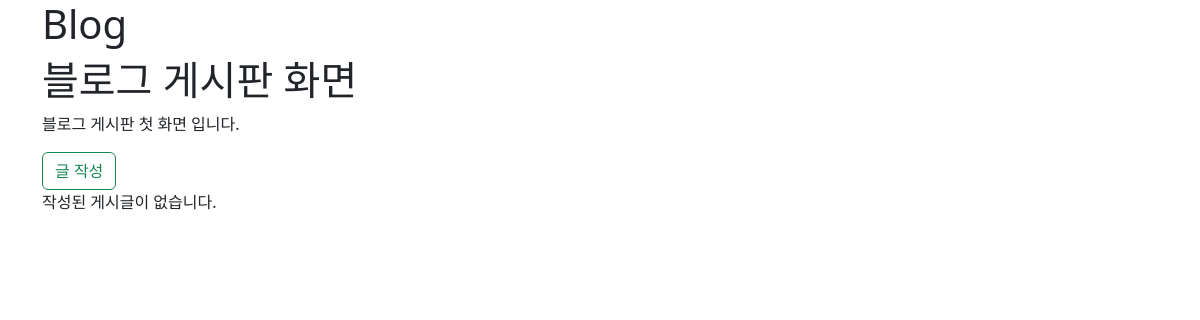
Page /blog/ on the earlier database version.
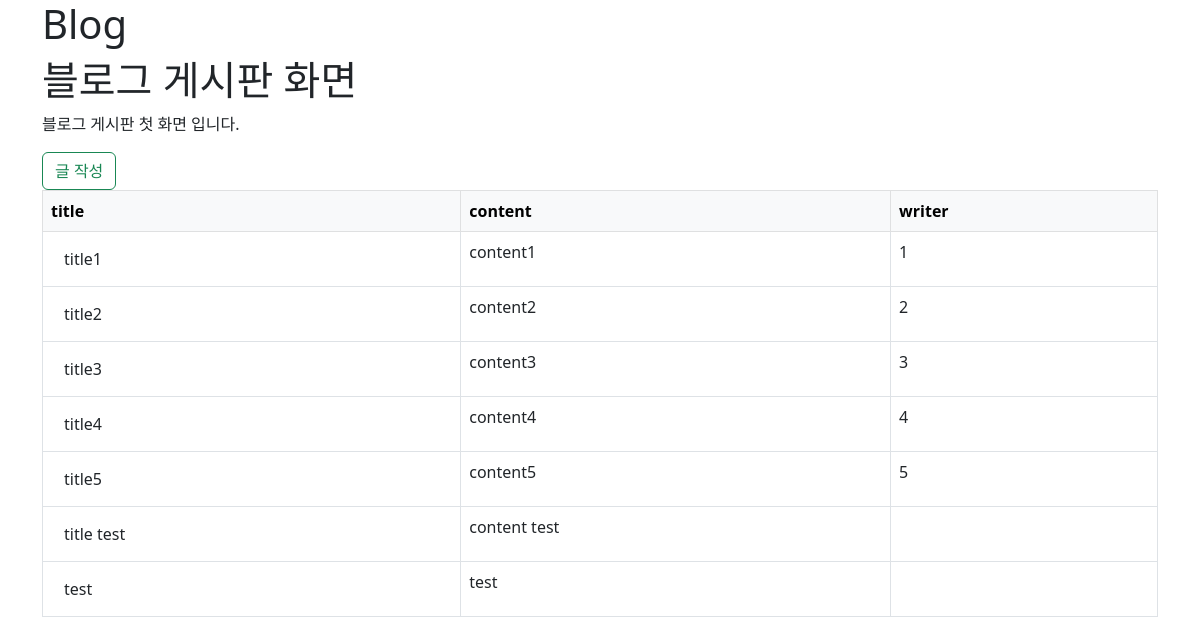
Same page on the later database version.
### blog/models.py (models this page shows)
class Post(models.Model):
    title = models.CharField(max_length=30)
    content = models.TextField()
    writer = models.CharField(max_length=10)
    created_at = models.DateTimeField(auto_now_add=True)
    updated_at = models.DateTimeField(auto_now=True)

### blog/views.py (the view)
# urls.py: path("", views.List.as_view(), name='list'), # /blog/
class List(ListView):
    model = Post # 모델
    template_name = 'blog/post_list.html' # 템플릿
    context_object_name = 'posts' # 변수 값의 이름

### blog/templates/blog/post_list.html
{% extends 'blog/base.html' %}
{% block content %}
<h1>블로그 게시판 화면</h1>
<p>블로그 게시판 첫 화면 입니다.</p>
<a href="{% url 'blog:write' %}" class='btn btn-outline-success'>글 작성</a>
{% if posts %}
    <table class='table table-bordered'>
        <thead class="table-light">
            <tr>
                <th>title</th>
                <th>content</th>
                <th>writer</th>
            </tr>
        </thead>
            {% for post in posts %}
            <tr>
                <td><a href="{% url 'blog:detail' pk=post.pk %}" class='btn'>{{ post.title }} </a></td>
                <td>{{ post.content }}</td>
                <td>{{ post.writer }}</td>
            </tr>
            {% endfor %}
        </table>
        {% else %}
        <p>작성된 게시글이 없습니다.</p>
        {% endif %}
{% endblock %}

### blog/templates/blog/base.html (shortened to what this page needs)
<!DOCTYPE html>
<html lang="en">
  <head>
    <link href="https://cdn.jsdelivr.net/npm/bootstrap@5.2.3/dist/css/bootstrap.min.css" rel="stylesheet">
  </head>
  <body>
    <div class="container">
      <h1>Blog</h1>
      {% block content %}
      {% endblock %}
    </div>
  </body>
</html>

Differences in the rows shown:
added Post: title "title1", content "content1", writer "1"
added Post: title "title2", content "content2", writer "2"
added Post: title "title3", content "content3", writer "3"
added Post: title "title4", content "content4", writer "4"
added Post: title "title5", content "content5", writer "5"
added Post: title "title test", content "content test"
added Post: title "test", content "test"
Other differences:
text no longer shown: "작성된 게시글이 없습니다."
text now shown: "title content writer"
